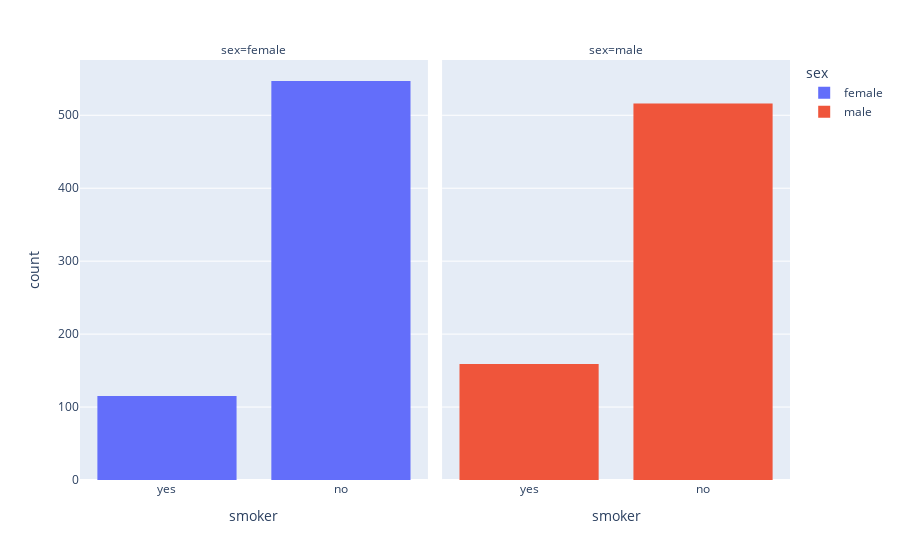

Notebook source saved alongside this figure:
### Code cell
px.histogram(df, x='smoker', facet_col='sex', color='sex')

### Figure 1 — Plotly figure (JSON) as saved in the notebook; plotly's stock layout.template omitted (floating-point values rounded to 4 significant figures; data arrays with more than 128 entries replaced by an {"elided": "..."} marker saying what was removed)
{"data": [{"alignmentgroup": "True", "bingroup": "x", "hovertemplate": "sex=female<br>smoker=%{x}<br>count=%{y}<extra></extra>", "legendgroup": "female", "marker": {"color": "#636efa", "pattern": {"shape": ""}}, "name": "female", "offsetgroup": "female", "orientation": "v", "showlegend": true, "type": "histogram", "x": {"elided": "662 str values"}, "xaxis": "x", "yaxis": "y"}, {"alignmentgroup": "True", "bingroup": "x", "hovertemplate": "sex=male<br>smoker=%{x}<br>count=%{y}<extra></extra>", "legendgroup": "male", "marker": {"color": "#EF553B", "pattern": {"shape": ""}}, "name": "male", "offsetgroup": "male", "orientation": "v", "showlegend": true, "type": "histogram", "x": {"elided": "675 str values"}, "xaxis": "x2", "yaxis": "y2"}], "layout": {"annotations": [{"font": {}, "showarrow": false, "text": "sex=female", "x": 0.245, "xanchor": "center", "xref": "paper", "y": 1, "yanchor": "bottom", "yref": "paper"}, {"font": {}, "showarrow": false, "text": "sex=male", "x": 0.755, "xanchor": "center", "xref": "paper", "y": 1, "yanchor": "bottom", "yref": "paper"}], "barmode": "relative", "legend": {"title": {"text": "sex"}, "tracegroupgap": 0}, "margin": {"t": 60}, "xaxis": {"anchor": "y", "domain": [0, 0.49], "title": {"text": "smoker"}}, "xaxis2": {"anchor": "y2", "domain": [0.51, 1], "matches": "x", "title": {"text": "smoker"}}, "yaxis": {"anchor": "x", "domain": [0, 1], "title": {"text": "count"}}, "yaxis2": {"anchor": "x2", "domain": [0, 1], "matches": "y", "showticklabels": false}}}
